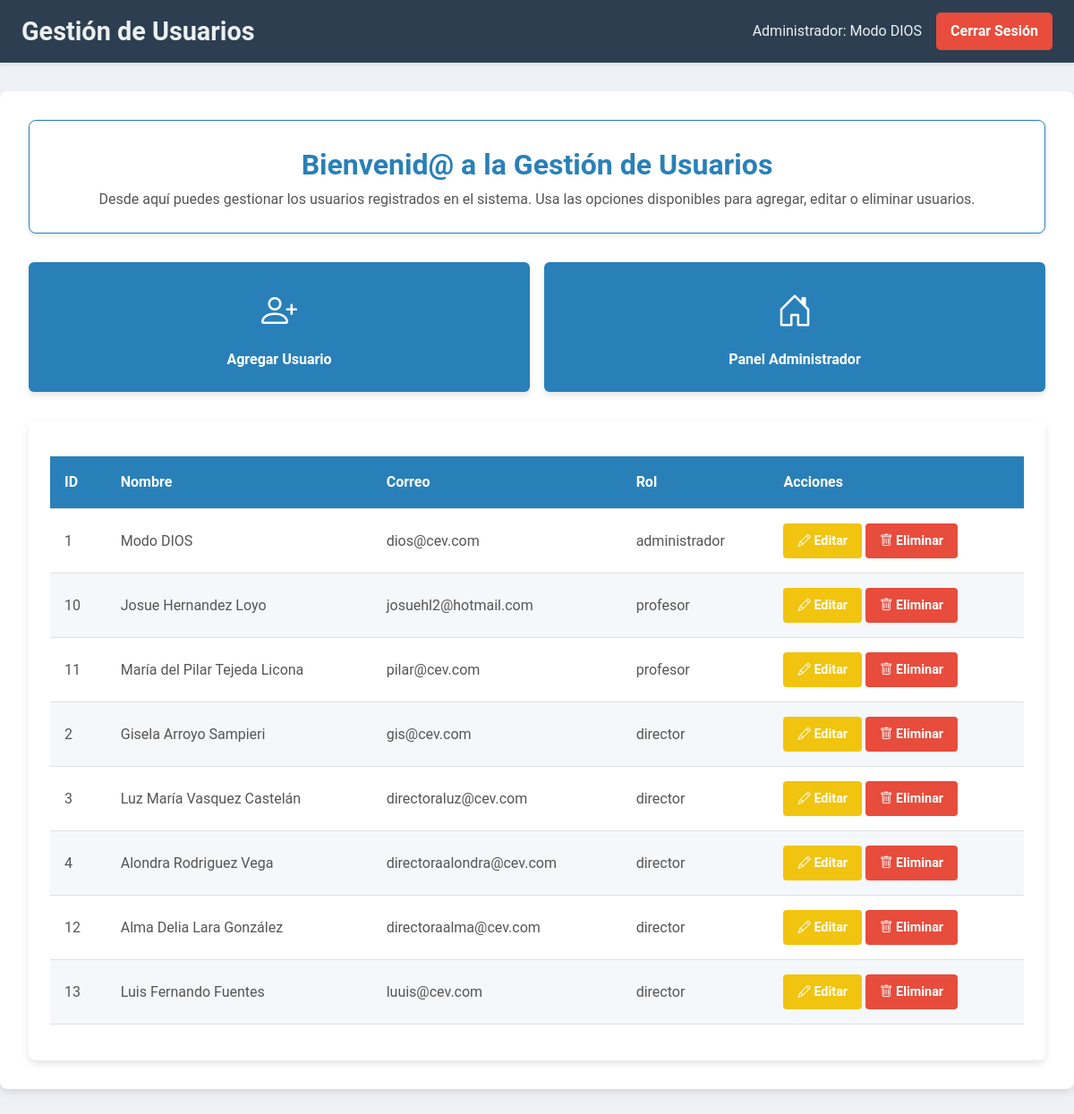
/administrador/gestionar_usuarios.php (signed in), run on the app's committed database.
### tables this page shows
CREATE TABLE `usuarios` (
  `usuario_id` int(11) NOT NULL,
  `nombre` varchar(100) NOT NULL,
  `correo` varchar(100) NOT NULL,
  `contrasena` varchar(255) NOT NULL,
  `rol_id` int(11) DEFAULT NULL,
  `fecha_creacion` timestamp NOT NULL DEFAULT current_timestamp()
);

CREATE TABLE `roles` (
  `rol_id` int(11) NOT NULL,
  `nombre` varchar(100) NOT NULL,
  `descripcion` text DEFAULT NULL,
  `fecha_creacion` timestamp NOT NULL DEFAULT current_timestamp()
);

### administrador/gestionar_usuarios.php (the view, shortened to what this page needs)
<?php
require_once '../db.php';
try {
    $sql = "
        SELECT u.usuario_id, u.nombre, u.correo, r.nombre AS rol
        FROM usuarios u
        JOIN roles r ON u.rol_id = r.rol_id
    ";
    $stmt = $pdo->query($sql);
    $usuarios = $stmt->fetchAll(PDO::FETCH_ASSOC);
} catch (PDOException $e) {
    die("Error al gestionar usuarios: " . $e->getMessage());
}
?>
<!DOCTYPE html>
<html lang="es">
<head>
    <link rel="stylesheet" href="CSS/gestionar_usuarios2.css">
    <link href="https://cdn.jsdelivr.net/npm/bootstrap-icons/font/bootstrap-icons.css" rel="stylesheet">
</head>
<body>
    <header class="navbar">
        <div class="navbar-container">
            <h1>Gestión de Usuarios</h1>
            <div class="navbar-right">
                <span>Administrador: <?php echo htmlspecialchars($_SESSION['nombre']); ?></span>
                <a href="../logout.php" class="logout-button">Cerrar Sesión</a>
            </div>
        </div>
    </header>
    <main class="main-container">
        <section class="welcome-section">
            <h2>Bienvenid@ a la Gestión de Usuarios</h2>
            <p>Desde aquí puedes gestionar los usuarios registrados en el sistema. Usa las opciones disponibles para agregar, editar o eliminar usuarios.</p>
        </section>
        <div class="button-container">
            <a href="agregar_usuario.php" class="control-button">
                <i class="bi bi-person-plus"></i>
                <span>Agregar Usuario</span>
            </a>
            <a href="administrador_dashboard.php" class="control-button">
                <i class="bi bi-house-door"></i>
                <span>Panel Administrador</span>
            </a>
        </div>
        <section class="table-section">
            <table>
                <thead>
                    <tr>
                        <th>ID</th>
                        <th>Nombre</th>
                        <th>Correo</th>
                        <th>Rol</th>
                        <th>Acciones</th>
                    </tr>
                </thead>
                <tbody>
                    <?php
                    if (!empty($usuarios)) {
                        foreach ($usuarios as $row) {
                            echo "<tr>
                                    <td>{$row['usuario_id']}</td>
                                    <td>{$row['nombre']}</td>
                                    <td>{$row['correo']}</td>
                                    <td>{$row['rol']}</td>
                                    <td>
                                        <a href='editar_usuario.php?id={$row['usuario_id']}' class='action-button edit'><i class='bi bi-pencil'></i> Editar</a>
                                        <a href='eliminar_usuario.php?id={$row['usuario_id']}' class='action-button delete' onclick='return confirm(\"¿Estás seguro de eliminar este usuario?\");'><i class='bi bi-trash'></i> Eliminar</a>
                                    </td>
                                </tr>";
                        }
                    } else {
                        echo "<tr><td colspan='5'>No hay usuarios registrados.</td></tr>";
                    }
                    ?>
                </tbody>
            </table>
        </section>
    </main>
</body>
</html>

### administrador/CSS/gestionar_usuarios2.css (style rules this page uses)
* { margin: 0; padding: 0; box-sizing: border-box; }
body { font-family: 'Roboto', sans-serif; background-color: #eef2f6; color: #444; padding: 0; margin: 0; line-height: 1.6; }
.navbar { background-color: #2c3e50; color: #ecf0f1; padding: 0.75rem 1.5rem; box-shadow: 0 2px 4px rgba(0, 0, 0, 0.1); position: sticky; top: 0; z-index: 1000; }
.navbar-container { display: flex; justify-content: space-between; align-items: center; max-width: 1200px; margin: 0 auto; }
.navbar h1 { font-size: 1.8rem; font-weight: bold; color: #ecf0f1; }
.navbar-right { display: flex; align-items: center; gap: 1rem; }
.navbar-right span { font-size: 1rem; color: #ecf0f1; }
.logout-button { background-color: #e74c3c; color: white; padding: 0.5rem 1rem; border-radius: 5px; text-decoration: none; font-weight: bold; transition: background-color 0.3s ease; }
.main-container { max-width: 1200px; margin: 2rem auto; padding: 2rem; background-color: #ffffff; border-radius: 8px; box-shadow: 0 4px 8px rgba(0, 0, 0, 0.1); }
.welcome-section { text-align: center; margin-bottom: 2rem; padding: 1.5rem; background-color: #ffffff; border: 1px solid #2980b9; border-radius: 8px; box-shadow: 0 2px 6px rgba(0, 0, 0, 0.1); }
.welcome-section h2 { font-size: 2rem; color: #2980b9; }
.welcome-section p { font-size: 1rem; color: #555; }
.button-container { display: grid; grid-template-columns: repeat(auto-fit, minmax(150px, 1fr)); gap: 1rem; margin-top: 2rem; }
.control-button { display: flex; flex-direction: column; align-items: center; justify-content: center; text-align: center; padding: 1.5rem; background-color: #2980b9; color: white; text-decoration: none; border-radius: 6px; font-size: 1rem; font-weight: bold; transition: transform 0.3s ease, background-color 0.3s ease; box-shadow: 0 4px 6px rgba(0, 0, 0, 0.1); }
.control-button i { font-size: 2.5rem; margin-bottom: 0.5rem; }
.table-section { margin-top: 2rem; background-color: #ffffff; border-radius: 8px; padding: 1.5rem; box-shadow: 0 4px 8px rgba(0, 0, 0, 0.1); }
table { width: 100%; border-collapse: collapse; margin: 1rem 0; }
th, td { padding: 1rem; text-align: left; border-bottom: 1px solid #e0e0e0; }
th { background-color: #2980b9; color: #ffffff; font-weight: bold; }
tr:nth-child(even) { background-color: #f4f8fb; }
td { color: #555; }
.action-button { display: inline-block; padding: 0.5rem 1rem; text-decoration: none; border-radius: 4px; font-size: 0.9rem; font-weight: bold; color: white; transition: background-color 0.3s ease; }
.edit { background-color: #f1c40f; }
.delete { background-color: #e74c3c; }

### data on the page
usuarios: usuario_id "1", nombre "Modo DIOS", correo "dios@cev.com", rol.nombre "administrador"
usuarios: usuario_id "10", nombre "Josue Hernandez Loyo", correo "josuehl2@hotmail.com", rol.nombre "profesor"
usuarios: usuario_id "11", nombre "María del Pilar Tejeda Licona", correo "pilar@cev.com", rol.nombre "profesor"
usuarios: usuario_id "2", nombre "Gisela Arroyo Sampieri", correo "gis@cev.com", rol.nombre "director"
usuarios: usuario_id "3", nombre "Luz María Vasquez Castelán", correo "directoraluz@cev.com", rol.nombre "director"
usuarios: usuario_id "4", nombre "Alondra Rodriguez Vega", correo "directoraalondra@cev.com", rol.nombre "director"
usuarios: usuario_id "12", nombre "Alma Delia Lara González", correo "directoraalma@cev.com", rol.nombre "director"
usuarios: usuario_id "13", nombre "Luis Fernando Fuentes", correo "luuis@cev.com", rol.nombre "director"

### other printed values
$_SESSION['nombre'] "Modo DIOS"
